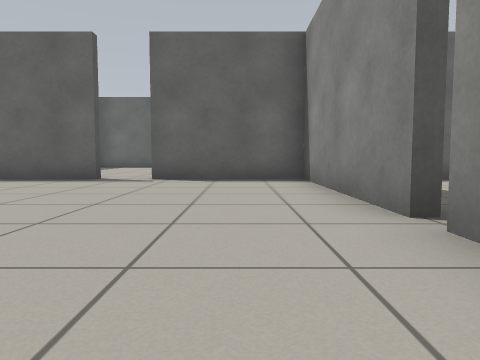
View 1 (above)

12 first-person views from a walk through a world built for the Gazebo simulator. The camera is 0.5 m above the floor, tilts 4° down and sees 70° across. Floor lines are 1 m apart. The floor is counted in squares, 1 m on a side. Each view is taken from the middle of a square. On the plan, view 1 faces up. The plan holds only what a view shows up to about 9 squares ahead; the rest is blank. The place goes on beyond the plan. Robots are left out.

View 2
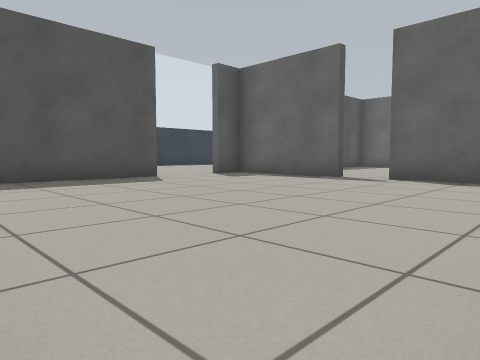

View 3
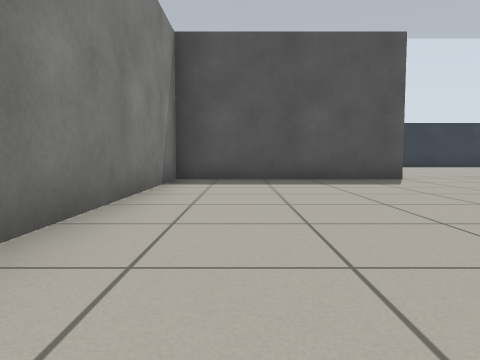

View 4
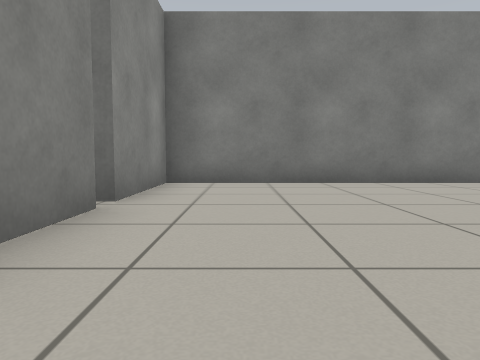

View 5
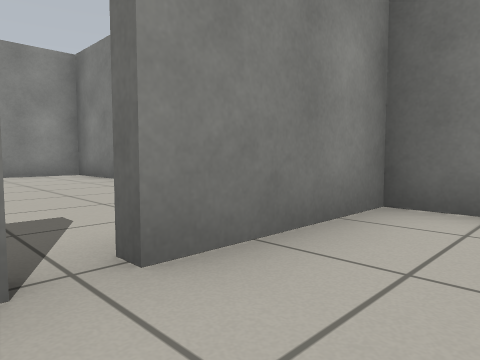

View 6
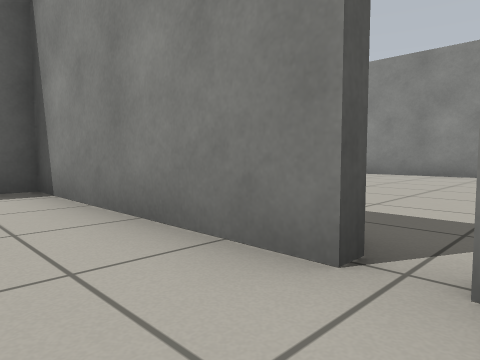

View 7
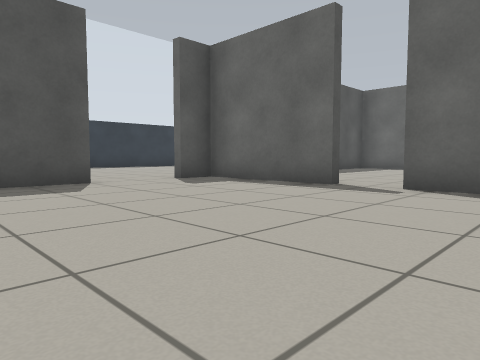

View 8
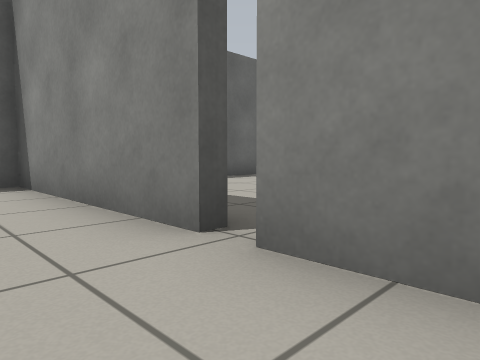

View 9
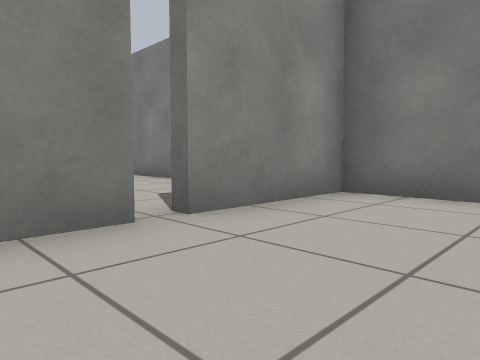

View 10
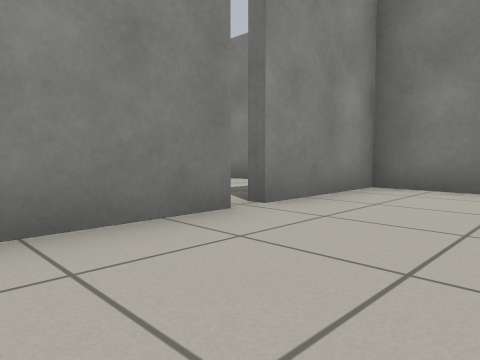

View 11
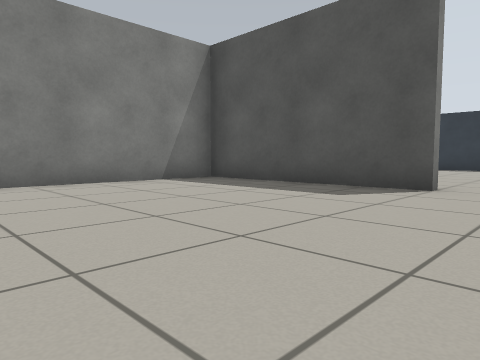

View 12
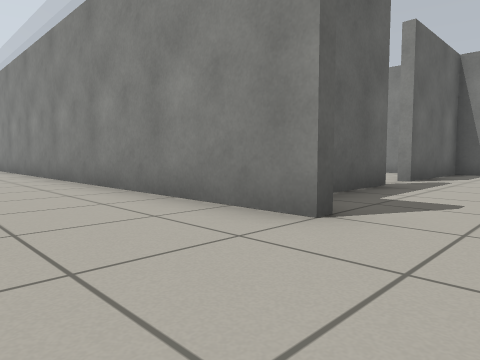

### Floor plan
Points are (right, up) in squares from view 1. A wall is a line through its corners. A room is listed if a view was taken in it or the views show most of it. See-through windows are left out.
Room 1 (views 1, 2, 3, 4, 5, 6, 7, 8, 9, 10, 11)
walls: (1.4, 2.6) (1.4, 7.4) (-2, 7.4); (-3, 7.4) (-5.4, 7.4); (-6.4, 4.6) (-6.4, -0.4) (1.4, -0.4) (1.4, 2.2)
ways out: opening at (-6, 5.5) to room 2; gap at (2, 2.5)
Room 2 (view 12)
walls: (-5.4, 7.4) (-6.4, 7.4); (-6.6, 6.4) (-6.6, 13.5)
ways out: opening at (-6, 5.5) to room 1

Where each view was taken, in squares from view 1:
view 1: 0 up, 0 right, facing up
view 2: 0 up, 1 right, facing up-left
view 3: 1 up, 1 right, facing left
view 4: 6 up, 0 right, facing down
view 5: 3 up, 0 right, facing down-right
view 6: 2 up, 0 right, facing up-right
view 7: 2 up, 0 right, facing up-left
view 8: 1 up, 0 right, facing up-right
view 9: 4 up, 1 left, facing down-right
view 10: 5 up, 1 left, facing down-right
view 11: 6 up, 1 left, facing down-left
view 12: 5 up, 9 left, facing up-right
